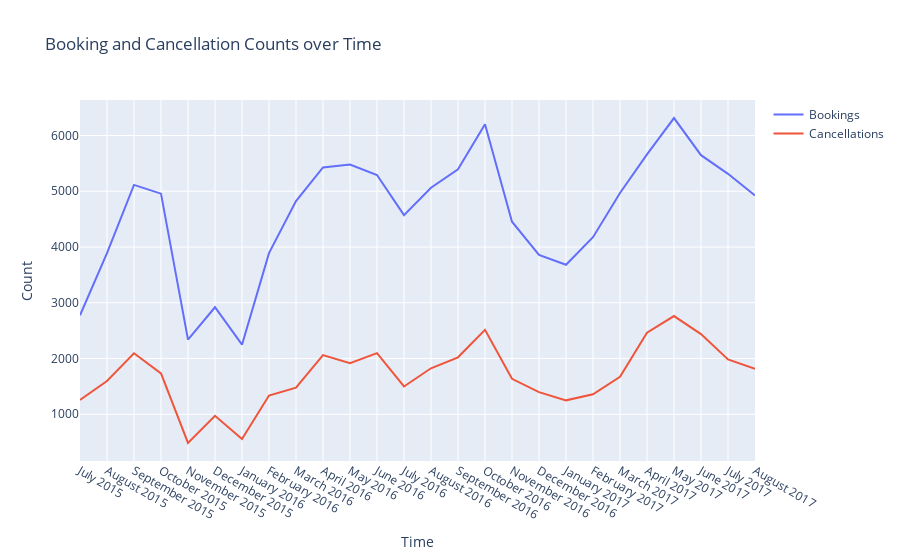

This figure's notebook cell:
### Markdown cell above
## TODO: Explain

### Code cell
years = data['arrival_date_year'].unique().tolist()
years.sort()
x_ticks = []
booking_counts = []
cancellation_counts = []
months = ['January','February','March','April','May','June','July','August','September','October','November','December']
for year in years:
    for month in months:
        x_ticks.append(month + " " + str(year))
        booking_counts.append(len(data[(data['arrival_date_year'] == year) & (data['arrival_date_month'] == month)]))
        cancellation_counts.append(len(data[(data['arrival_date_year'] == year) & (data['arrival_date_month'] == month) & (data['is_canceled'] == 1)]))

# Removing time periods that are out of range of the data
x_ticks = x_ticks[6:-4]
booking_counts = booking_counts[6:-4]
cancellation_counts = cancellation_counts[6:-4]

fig = go.Figure()
fig.add_trace(
    go.Scatter(
        x=x_ticks, 
        y=booking_counts, 
        name="Bookings"
    )
)
fig.add_trace(
    go.Scatter(
        x=x_ticks, 
        y=cancellation_counts, 
        name="Cancellations"
    )
)
fig.update_layout(
    title="Booking and Cancellation Counts over Time", 
    xaxis_title="Time", 
    yaxis_title="Count"
)
fig.show()

### Figure 1 — Plotly figure (JSON) as saved in the notebook; plotly's stock layout.template omitted (floating-point values rounded to 4 significant figures)
{"data": [{"name": "Bookings", "type": "scatter", "x": ["July 2015", "August 2015", "September 2015", "October 2015", "November 2015", "December 2015", "January 2016", "February 2016", "March 2016", "April 2016", "May 2016", "June 2016", "July 2016", "August 2016", "September 2016", "October 2016", "November 2016", "December 2016", "January 2017", "February 2017", "March 2017", "April 2017", "May 2017", "June 2017", "July 2017", "August 2017"], "y": [2776, 3889, 5114, 4957, 2340, 2920, 2248, 3891, 4824, 5428, 5478, 5292, 4572, 5063, 5394, 6203, 4454, 3860, 3681, 4177, 4970, 5661, 6313, 5647, 5313, 4925]}, {"name": "Cancellations", "type": "scatter", "x": ["July 2015", "August 2015", "September 2015", "October 2015", "November 2015", "December 2015", "January 2016", "February 2016", "March 2016", "April 2016", "May 2016", "June 2016", "July 2016", "August 2016", "September 2016", "October 2016", "November 2016", "December 2016", "January 2017", "February 2017", "March 2017", "April 2017", "May 2017", "June 2017", "July 2017", "August 2017"], "y": [1259, 1598, 2094, 1732, 486, 973, 557, 1337, 1477, 2061, 1915, 2096, 1499, 1825, 2022, 2514, 1636, 1398, 1250, 1359, 1672, 2463, 2762, 2439, 1984, 1816]}], "layout": {"title": {"text": "Booking and Cancellation Counts over Time"}, "xaxis": {"title": {"text": "Time"}}, "yaxis": {"title": {"text": "Count"}}}}
